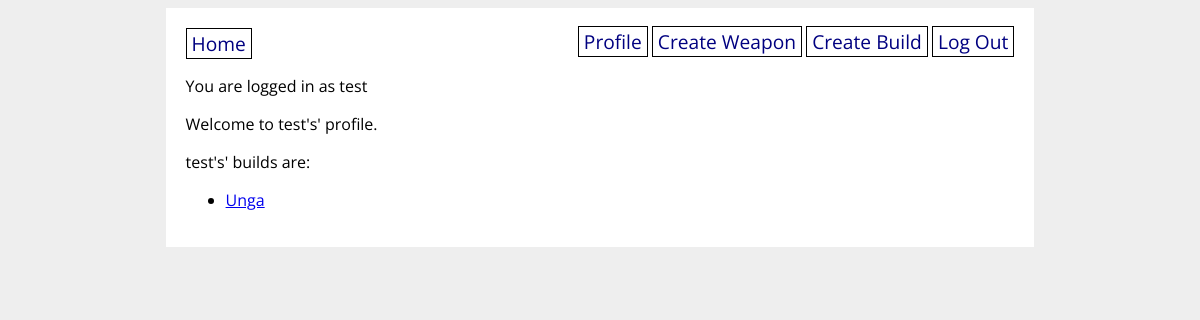
The app's page /profile/test (signed in), older data.
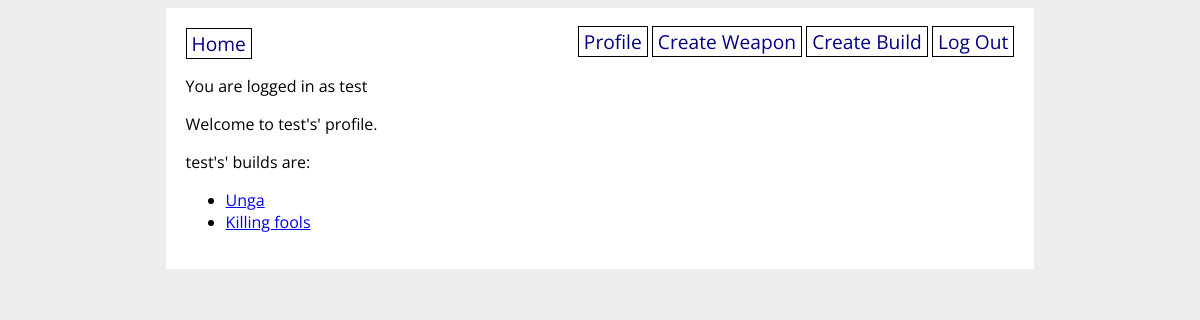
The same page, newer data.
### elden_ring_builder/models.py (models this page shows, shortened)
class Build(db.Model):
  id = db.Column(db.Integer, primary_key=True)
  name = db.Column(db.String(50), nullable=False)
  description = db.Column(db.String(500), nullable=False)
  user_id = db.Column(db.Integer, db.ForeignKey('user.id'), nullable=False)
  user = db.relationship('User', back_populates='builds')
  weapon = db.relationship('Weapon', secondary='build_weapon', back_populates='build')

### elden_ring_builder/main/routes.py (the view)
@main.route('/profile/<username>')
def profile(username):
    user = User.query.filter_by(username=username).one()
    return render_template('profile.html', user=user)

### elden_ring_builder/extensions.py (called while the page is built)
@login_manager.user_loader
def load_user(user_id):
    return User.query.get(user_id)

### elden_ring_builder/models.py (called while the page is built)
    def __repr__(self):
      return self.username

### elden_ring_builder/templates/profile.html
{% extends 'base.html' %}
{% block content %}
<p>
Welcome to {{ user }}'s' profile.
</p>
<p>
    {{ user }}'s' builds are:
    <ul>
        {% for build in user.builds %}
        <li><a href="/build_detail/{{ build.id }}">{{ build.name }}</a></li>
        {% endfor %}
    </ul>
</p>
{% endblock %}

Row changes from the older to the newer data that the page shows:
added Build: name "Killing fools"
